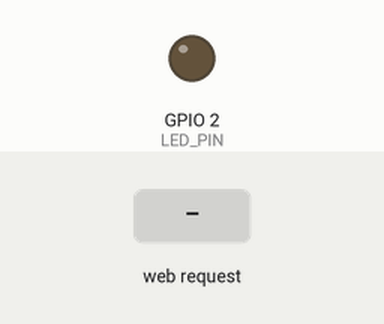
This sketch was run on a simulated ESP32. Shown: output pins drawn as LEDs (lit = HIGH). The test bench sets the inputs (shaded band). What the sketch prints to the serial monitor is not drawn.

Above: at 1.2 s.
1.3 s: HTTP request GET /set?val=1 received
At 1.8 s:
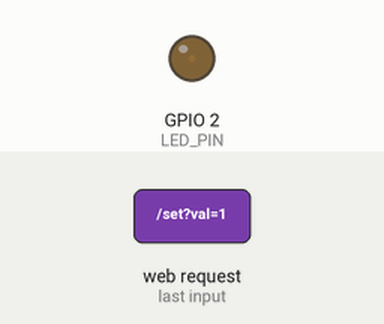
2.8 s: HTTP request GET /set?val=120 received
At 4.1 s:
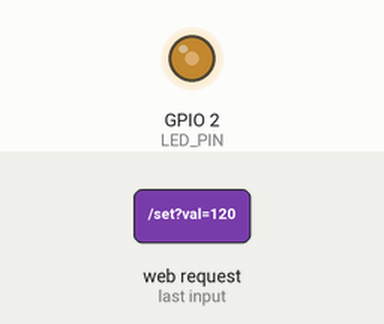
Timing chart, 0 to 5.8 s (numbered marks = the images above; inputs shaded):
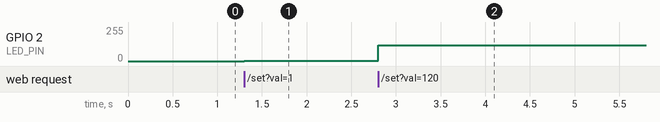

Measured:
- after the input at 1.3 s, GPIO 2 (LED_PIN): 0/255 → 1/255 at once
- after the input at 2.8 s, GPIO 2 (LED_PIN): 1/255 → 120/255 at once

The sketch:

ex07.ino
```cpp
#include <WiFi.h>
#include <WebServer.h>

// ESP32 AP热点配置
const char AP_SSID[] = "ESP32-Dimmer";
const char AP_PWD[] = "12345678";

const int LED_PIN = 2;
const int PWM_FREQ = 5000;
const int PWM_RES = 8;

WebServer server(80);

void webIndex()
{
  String page = R"HTML(
<!DOCTYPE html>
<html>
<head>
<meta charset="UTF-8">
<title>LED Dimmer</title>
</head>
<body style="text-align:center;margin-top:50px;">
<h2>Brightness Slider</h2>
<input type="range" min="0" max="255" value="0" id="slide">
<p>Value: <span id="num">0</span></p >
<script>
let s = document.getElementById("slide");
let n = document.getElementById("num");
s.oninput = function(){
  n.innerText = this.value;
  fetch("/set?val="+this.value);
}
</script>
</body>
)HTML";
  server.send(200, "text/html", page);
}

void setBrightness()
{
  int val = server.arg("val").toInt();
  if(val >= 0 && val <= 255)
  {
    ledcWrite(LED_PIN, val);
  }
  server.send(200, "text/plain", "OK");
}

void setup()
{
  Serial.begin(115200);
  ledcAttach(LED_PIN, PWM_FREQ, PWM_RES);
  ledcWrite(LED_PIN, 0);

  // 切换为AP模式
  WiFi.disconnect(true, true);
  WiFi.mode(WIFI_AP);
  WiFi.softAP(AP_SSID, AP_PWD);

  IPAddress apIP = WiFi.softAPIP();
  Serial.println("ESP32 AP 已开启");
  Serial.print("访问地址：http://");
  Serial.println(apIP);

  server.on("/", webIndex);
  server.on("/set", setBrightness);
  server.begin();
}

void loop()
{
  server.handleClient();
}
```
